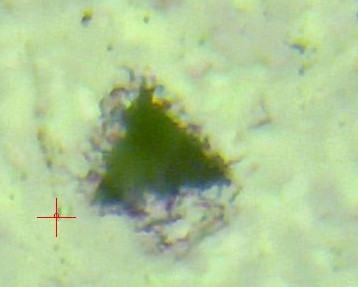
#> input picture big-data-analytics/lectures/L10/3438.JPG, 358 x 287 px, found by its file name
$ jupyter execute --allow-errors resize_and_augment.ipynb   (shell and % lines are left out)
#> lines starting #> are read from the running program, lines starting #| are printed output that depends on the picture
#> further down, journal_image0 is the input picture: shape (287, 358, 3); mean B, G, R 149.1, 199.9, 174.1
[cell 1]
import tensorflow as tf
import numpy as np
import pandas as pd
import os
import cv2
import matplotlib.pyplot as plt
from sklearn.preprocessing import MinMaxScaler
from matplotlib import pyplot as plt
from tensorflow.keras.preprocessing.image import load_img, img_to_array
from keras import layers
from sklearn.preprocessing import MinMaxScaler
scaler = MinMaxScaler()
from statistics import mean
from statistics import stdev
import numpy as np
from keras.models import Sequential
from keras.layers import Dense, Concatenate, Activation, Conv2D, MaxPooling2D, Flatten, Input
import cv2
#The line above is necesary to show Matplotlib's plots inside a Jupyter Notebook

from matplotlib import pyplot as plt

[cell 2]
IMG_SIZE=224

#> (the rest of this cell did not finish here and is left out)

[cell 3]
import cv2
import numpy as np
import random

class ImageAugmentor:
    def __init__(self, image):
        """
        Initialize with a loaded image (numpy array).
        """
        self.image = image.copy()

    def resize(self, width, height):
        self.image = cv2.resize(self.image, (width, height))
        return self

    # [7 lines left out: function rotate, not called in this run]

    def crop(self, x=0, y=0, width=None, height=None, crop_factor:float=0.5,mode='manual'):
        """
        Crop the image.

        Args:
            x, y: Top-left corner (only used in 'manual' mode).
            width, height: Size of the crop (optional in 'center' and 'corner' modes).
            mode: 'manual', 'center', or 'top_left'
        """
#> called with x = 0, y = 0, crop_factor = 0.75, mode = 'center'
        h, w = self.image.shape[:2]
#> h = 287; w = 358

        if mode == 'manual':
            if width is None or height is None:
                raise ValueError("Must provide width and height for manual crop")
            self.image = self.image[y:y+height, x:x+width]

        elif mode == 'center':

            h, w = self.image.shape[:2]
            new_w = int(w * crop_factor)
#> new_w = 268
            new_h = int(h * crop_factor)
#> new_h = 215
            left = (w - new_w) // 2
#> left = 45
            top = (h - new_h) // 2
#> top = 36
            self.image = self.image[top:top + new_h, left:left + new_w]
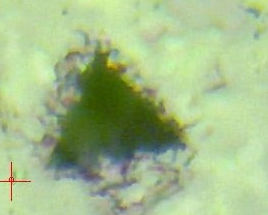
#> self.image: shape (215, 268, 3); mean B, G, R 138.3, 187.9, 163.6

        elif mode == 'top_left':
            crop_w = width or w // 2
            crop_h = height or h // 2
            self.image = self.image[0:crop_h, 0:crop_w]

        else:
            raise ValueError("Invalid crop mode. Use 'manual', 'center', or 'top_left'.")

        return self

    # [15 lines left out: functions flip, adjust_brightness_contrast, not called in this run]

    def blur(self, kernel_size=5):
        self.image = cv2.GaussianBlur(self.image, (kernel_size, kernel_size), 0)
        return self

    # [26 lines left out: functions sharpen, add_noise, color_jitter, affine_transform, not called in this run]

    def normalize(self, mean, std):
        self.image = (self.image.astype(np.float32) - mean) / std
        return self

    def get_image(self):
        return self.image

    def reset(self, original):
        self.image = original.copy()
        return self

    def show(self):
        plt.imshow(self.image)


    def random_translation(self, max_tx=0.2, max_ty=0.2):
        """
        Apply a random translation to the image.

        Args:
            max_tx: Max translation as a fraction of image width (e.g., 0.2 = 20%)
            max_ty: Max translation as a fraction of image height
        """
#> called with max_tx = 0.2, max_ty = 0.2
        h, w = self.image.shape[:2]
#> h = 215; w = 268
        tx = int(random.uniform(-max_tx, max_tx) * w)
#> tx = 36
        ty = int(random.uniform(-max_ty, max_ty) * h)
#> ty = 22

        M = np.float32([[1, 0, tx],
                        [0, 1, ty]])
#> M = [[1, 0, 36], [0, 1, 22]]

        self.image = cv2.warpAffine(self.image, M, (w, h), borderMode=cv2.BORDER_REFLECT)
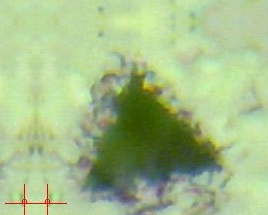
#> self.image: shape (215, 268, 3); mean B, G, R 137.6, 188.6, 164.4
        return self

    def random_brightness(self, max_delta=50):
        """
        Apply random brightness adjustment.

        Args:
            max_delta: Maximum change in brightness (range: [-max_delta, +max_delta])
        """
#> called with max_delta = 75
        delta = random.randint(-max_delta, max_delta)
        self.image = cv2.convertScaleAbs(self.image, alpha=1, beta=delta)
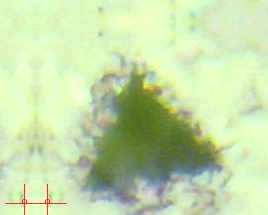
#> self.image: shape (215, 268, 3); mean B, G, R 169.6, 219.4, 196.3
        return self

    # [9 lines left out: function resize_to, not called in this run]
    # def random_translation(self):
    #     return layers.RandomTranslation(0.5,0.5,fill_mode='reflect',interpolation='bilinear')

[cell 4]
image_path = '/Users/greysonnewton/Library/CloudStorage/OneDrive-UniversityOfHouston/FALL_2025/Big Data Analytics (PETR)/big-data-analytics/big-data-analytics/lectures/L10/3438.JPG'
journal_image0 = cv2.imread(image_path)

augmentor = ImageAugmentor(journal_image0)
# augmentor.sharpen()
augmentor.crop(mode='center',crop_factor=0.75)
augmentor.random_translation()
augmentor.random_brightness(max_delta=75)
# augmentor.add_noise(amount=0.3)
plt.imshow(augmentor.image)

[cell 5]
def calculate_data_loss_ratio(input_size, kernel_size, stride):
    """
    Calculate the ratio and percentage of data loss due to pooling.

    Args:
        input_size (int or tuple): Size of input (e.g., 32 or (32, 32))
        kernel_size (int or tuple): Pooling kernel size
        stride (int or tuple): Pooling stride

    Returns:
        tuple: (loss_ratio, loss_percentage)
    """
#> called with input_size = (243, 243), kernel_size = 3, stride = 2
    from math import floor

    if isinstance(input_size, int):
        input_size = (input_size,)
    if isinstance(kernel_size, int):
        kernel_size = (kernel_size,) * len(input_size)
    if isinstance(stride, int):
        stride = (stride,) * len(input_size)

    total_elements = 1
    retained_elements = 1

    for i_size, k_size, s in zip(input_size, kernel_size, stride):
        total_elements *= i_size
        steps = floor((i_size - k_size) / s) + 1
        output_size = steps
        retained_elements *= output_size

    loss_elements = total_elements - retained_elements
    loss_ratio = loss_elements / total_elements
    loss_percentage = 100 * loss_ratio

    return loss_ratio, loss_percentage

ratio, percent = calculate_data_loss_ratio((243, 243), kernel_size=3, stride=2)
print(f"Data loss ratio: {ratio:.4f}")
print(f"Data loss percentage: {percent:.2f}%")
